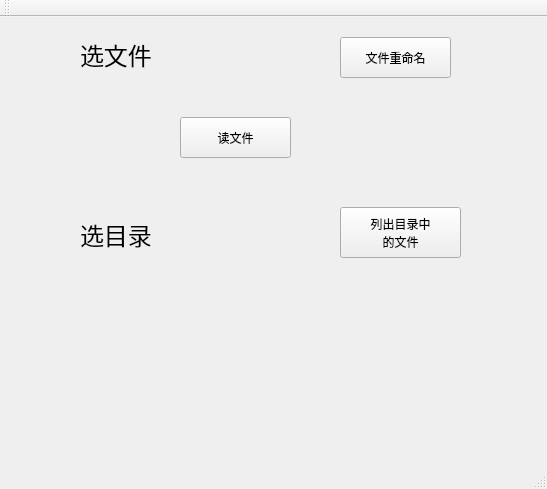
<?xml version="1.0" encoding="UTF-8"?>
<ui version="4.0">
 <class>MainWindow</class>
 <widget class="QMainWindow" name="MainWindow">
  <property name="geometry">
   <rect>
    <x>0</x>
    <y>0</y>
    <width>547</width>
    <height>489</height>
   </rect>
  </property>
  <property name="windowTitle">
   <string>MainWindow</string>
  </property>
  <widget class="QWidget" name="centralWidget">
   <widget class="QPushButton" name="entryInfo">
    <property name="geometry">
     <rect>
      <x>340</x>
      <y>190</y>
      <width>121</width>
      <height>51</height>
     </rect>
    </property>
    <property name="text">
     <string>列出目录中
的文件</string>
    </property>
   </widget>
   <widget class="QPushButton" name="rename">
    <property name="geometry">
     <rect>
      <x>340</x>
      <y>20</y>
      <width>111</width>
      <height>41</height>
     </rect>
    </property>
    <property name="text">
     <string>文件重命名</string>
    </property>
   </widget>
   <widget class="QLabel" name="label">
    <property name="geometry">
     <rect>
      <x>80</x>
      <y>20</y>
      <width>81</width>
      <height>31</height>
     </rect>
    </property>
    <property name="text">
     <string>&lt;html&gt;&lt;head/&gt;&lt;body&gt;&lt;p&gt;&lt;span style=&quot; font-size:18pt;&quot;&gt;选文件&lt;/span&gt;&lt;/p&gt;&lt;/body&gt;&lt;/html&gt;</string>
    </property>
   </widget>
   <widget class="QLabel" name="label_2">
    <property name="geometry">
     <rect>
      <x>80</x>
      <y>200</y>
      <width>81</width>
      <height>31</height>
     </rect>
    </property>
    <property name="text">
     <string>&lt;html&gt;&lt;head/&gt;&lt;body&gt;&lt;p&gt;&lt;span style=&quot; font-size:18pt;&quot;&gt;选目录&lt;/span&gt;&lt;/p&gt;&lt;/body&gt;&lt;/html&gt;</string>
    </property>
   </widget>
   <widget class="QPushButton" name="readFile">
    <property name="geometry">
     <rect>
      <x>180</x>
      <y>100</y>
      <width>111</width>
      <height>41</height>
     </rect>
    </property>
    <property name="text">
     <string>读文件</string>
    </property>
   </widget>
  </widget>
  <widget class="QMenuBar" name="menuBar">
   <property name="geometry">
    <rect>
     <x>0</x>
     <y>0</y>
     <width>547</width>
     <height>32</height>
    </rect>
   </property>
  </widget>
  <widget class="QToolBar" name="mainToolBar">
   <attribute name="toolBarArea">
    <enum>TopToolBarArea</enum>
   </attribute>
   <attribute name="toolBarBreak">
    <bool>false</bool>
   </attribute>
  </widget>
  <widget class="QStatusBar" name="statusBar"/>
 </widget>
 <layoutdefault spacing="6" margin="11"/>
 <resources/>
 <connections/>
</ui>
